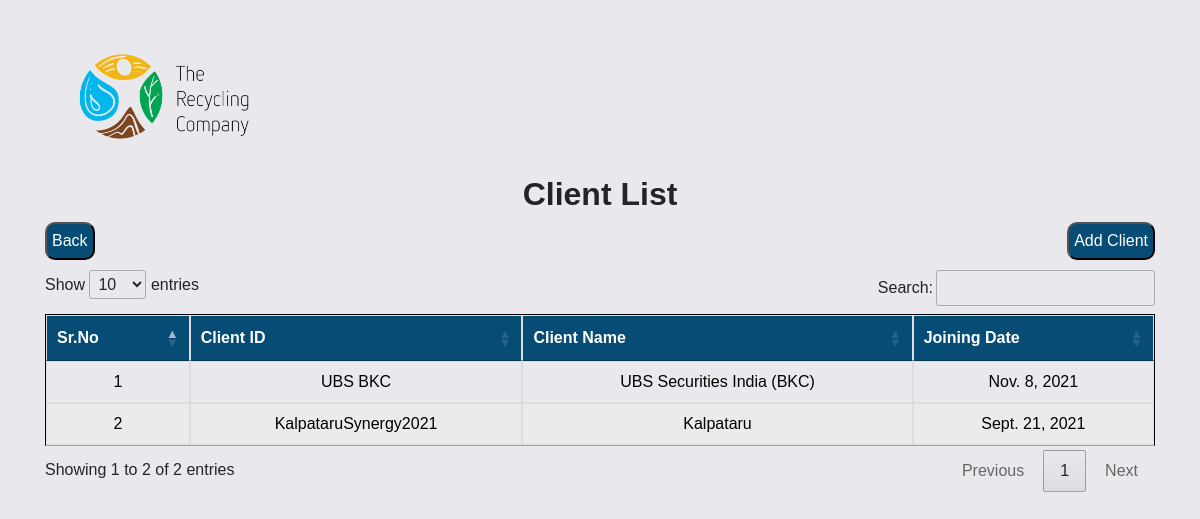
The page /companylist/ (signed in) on the database as committed earlier.
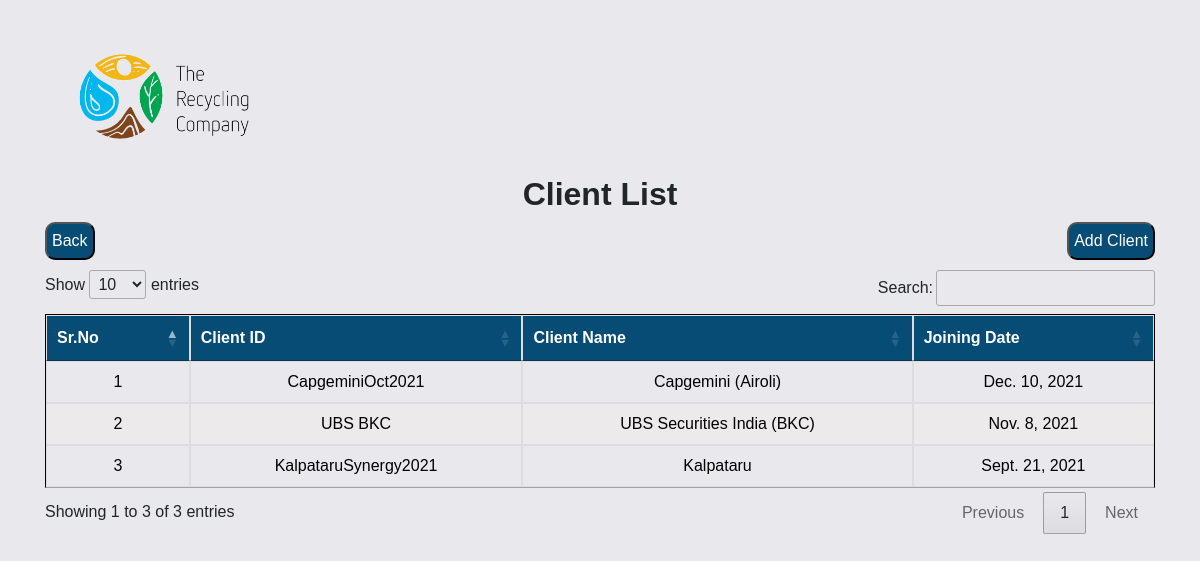
The same page on the database as committed later.
### dashboard/models.py (models this page shows, shortened)
class Company(models.Model):
    user = models.OneToOneField(User,on_delete=models.CASCADE)
    name = models.CharField(max_length=255)

### dashboard/views.py (the view, shortened to what this page needs)
# urls.py: path("companylist/",views.companylist,name='companylist'),
def companylist(request):
    if request.user.is_authenticated and request.user.is_superuser:
        companies = Company.objects.all().order_by("-user__date_joined")
        return render(request,'companylist.html',{"companies":companies})
    else:
        return redirect('adminlogin')

### threco/templates/companylist.html (shortened to what this page needs)
<!DOCTYPE html>
{% load static %}
<html lang="en">
  <head>
    <link rel="stylesheet" href="{% static 'css/popupform.css' %}" />
    <link href="https://maxcdn.bootstrapcdn.com/font-awesome/4.1.0/css/font-awesome.min.css" rel="stylesheet">
     <link rel="stylesheet" href="https://stackpath.bootstrapcdn.com/bootstrap/4.2.1/css/bootstrap.min.css">
   <link rel="stylesheet" href="https://cdn.datatables.net/1.10.19/css/jquery.dataTables.min.css">
   <link rel="stylesheet" href="{% static 'css/table.css' %}">
  </head>
  <body>
    <div id="divx">
        <div id="wrap" class="folder">
            <div class="container">
                <img style="width: 245px;" src="{% static 'img/ThrecoLogo.png' %}" alt=""><br><br>
                <h2><b>Client List</b></h2>
                <a style="float: left !important;text-decoration: none;" href="{% url 'adminlogin' %}"">
                  <button type="button" class="add">Back</button>
                </a>
                <button type="button" onclick="zindexchanger()" class="add">Add Client</button>
                <br><br>
                <table class="table table-fluid" id="myTable">
                <thead>
                <tr>
                   <th>Sr.No</th>
                   <th>Client ID</th>
                   <th>Client Name</th>
                   <th>Joining Date</th>
               </tr>
                </thead>
                <tbody>
                    {% for company in companies %}
                    <tr>
                    <td data-label="Sr.No"><a href="{% url 'updatelist' company.id %}">{{forloop.counter}}</a></td>
                    <td data-label="Client ID"><a href="{% url 'updatelist' company.id %}">{{company.user.username}}</a></td>
                    <td data-label="Client Name"><a href="{% url 'updatelist' company.id %}">{{company.name}}</a></td>
                    <td data-label="Joining Date"><a href="{% url 'updatelist' company.id %}">{{company.user.date_joined.date}}</a></td>
                    {% endfor %}
                </tbody>
                </table>
            </div>
         </div>
    </div>
  </body>
</html>

### threco/static/css/popupform.css (style rules this page uses)
* { margin: 0; padding: 0; box-sizing: border-box; }
body { background-size: cover; opacity: 1; background-position: center; }

### threco/static/css/table.css (style rules this page uses)
body { background-color: #e9e8ec; font-family: sans-serif; }
.table { border: 1px solid black; }
.table thead { color: white; background-color: #074c74; }
.table a { color: black; text-decoration: none; }
.table tr:nth-child(even) { background-color: rgb(236, 234, 234); }
.table td,.table th { padding: 12px 15px; border: 1px solid #ddd; text-align: center; }
.folder { padding:0 10px ; padding-top: 3%; }
.folder .container h2 { text-align: center; }
.folder .container .add { cursor: pointer; border-radius: 10px; background-color: #074c74; color: white; float: right; padding: 5px; }

Rows that differ between the two databases and show on the page:
added Company: user.username "CapgeminiOct2021", name "Capgemini (Airoli)", user.date_joined "Dec. 10, 2021"
Other text that changed with them:
text written by a page script: "Show entries Search: Showing 1 to 2 of 2 entries Previous 1 Next" → "Show entries Search: Showing 1 to 3 of 3 entries Previous 1 Next"
